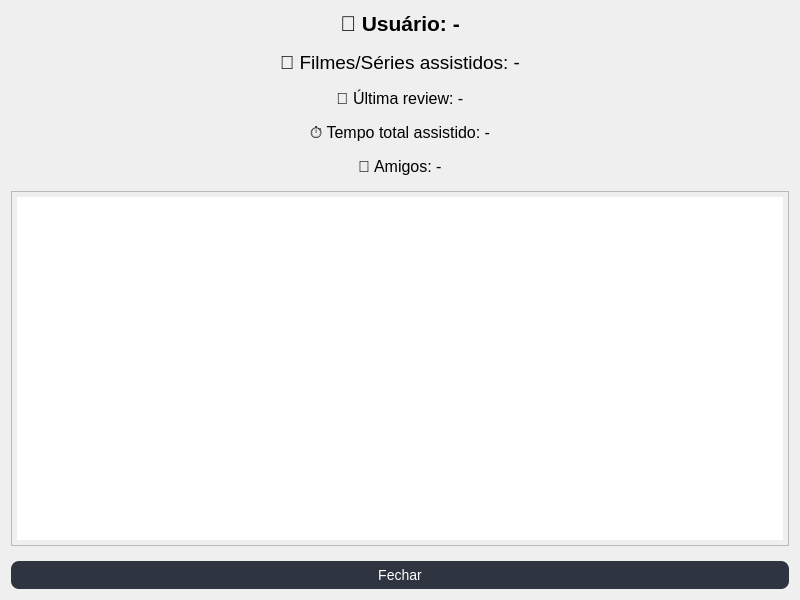
<?xml version="1.0" encoding="UTF-8"?>
<ui version="4.0">
 <class>UserPageDialog</class>
 <widget class="QDialog" name="UserPageDialog">
  <property name="geometry">
   <rect>
    <x>0</x>
    <y>0</y>
    <width>800</width>
    <height>600</height>
   </rect>
  </property>
  <property name="windowTitle">
   <string>Página do Usuário</string>
  </property>

  <layout class="QVBoxLayout" name="verticalLayout">
    <property name="spacing">
      <number>15</number>
    </property>
   
   <!-- Informações do usuário -->
   <item>
    <widget class="QLabel" name="labelUsername">
     <property name="text">
      <string>👤 Usuário: -</string>
     </property>
     <property name="alignment">
      <set>Qt::AlignCenter</set>
     </property>
     <property name="styleSheet">
      <string>font-size: 16pt; font-weight: bold;</string>
     </property>
    </widget>
   </item>

   <item>
    <widget class="QLabel" name="labelWatchedCount">
     <property name="text">
      <string>🎥 Filmes/Séries assistidos: -</string>
     </property>
     <property name="alignment">
      <set>Qt::AlignCenter</set>
     </property>
     <property name="styleSheet">
      <string>font-size: 14pt;</string>
     </property>
    </widget>
   </item>

   <item>
    <widget class="QLabel" name="labelLastReview">
     <property name="text">
      <string>📝 Última review: -</string>
     </property>
     <property name="alignment">
      <set>Qt::AlignCenter</set>
     </property>
     <property name="styleSheet">
      <string>font-size: 12pt;</string>
     </property>
    </widget>
   </item>

   <item>
    <widget class="QLabel" name="labelTotalHours">
     <property name="text">
      <string>⏱️ Tempo total assistido: -</string>
     </property>
     <property name="alignment">
      <set>Qt::AlignCenter</set>
     </property>
     <property name="styleSheet">
      <string>font-size: 12pt;</string>
     </property>
    </widget>
   </item>

   <item>
    <widget class="QLabel" name="labelTotalFriends">
     <property name="text">
      <string>👥 Amigos: -</string>
     </property>
     <property name="alignment">
      <set>Qt::AlignCenter</set>
     </property>
     <property name="styleSheet">
      <string>font-size: 12pt;</string>
     </property>
    </widget>
   </item>

   <!-- Reviews -->
   <item>
    <widget class="QTextEdit" name="textReviews">
     <property name="readOnly">
      <bool>true</bool>
     </property>
     <property name="styleSheet">
      <string>font-size: 12pt; padding: 5px;</string>
     </property>
    </widget>
   </item>

   <!-- Botão Fechar -->
   <item>
    <widget class="QPushButton" name="btnClose">
     <property name="text">
      <string>Fechar</string>
     </property>
     <property name="minimumHeight">
      <number>40</number>
     </property>
     <property name="styleSheet">
      <string>
       QPushButton { background-color: #2E3440; color: white; border-radius: 8px; font-size: 14px; padding: 6px 12px; }
       QPushButton:hover { background-color: #4C566A; }
      </string>
     </property>
    </widget>
   </item>

  </layout>
 </widget>
 <resources/>
 <connections/>
</ui>
